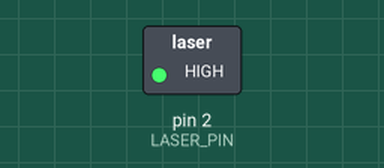
The sketch below on a simulated Arduino Uno, built with avr-gcc and run on an emulated ATmega328P. On the bench: switched loads named in the sketch (green lamp = pin HIGH). Dashed ring = blinking.

Above: at 0.05 s.
Timing chart, 0 to 3.0 s (numbered marks = the images above):
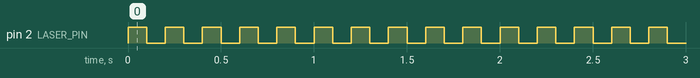

Measured:
- by itself, pin 2 (LASER_PIN): alternates HIGH for 0.10 s and LOW for 0.10 s

The sketch:

laserArduino_test.ino
```cpp
#define LASER_PIN 2  // Choose an appropriate GPIO pin

void setup() {
    pinMode(LASER_PIN, OUTPUT);  // Set the pin as output
}

void loop() {
    digitalWrite(LASER_PIN, HIGH);  // Turn laser ON
    delay(100);                     // Wait 500ms
    digitalWrite(LASER_PIN, LOW);   // Turn laser OFF
    delay(100);                     // Wait 500ms
}
```
